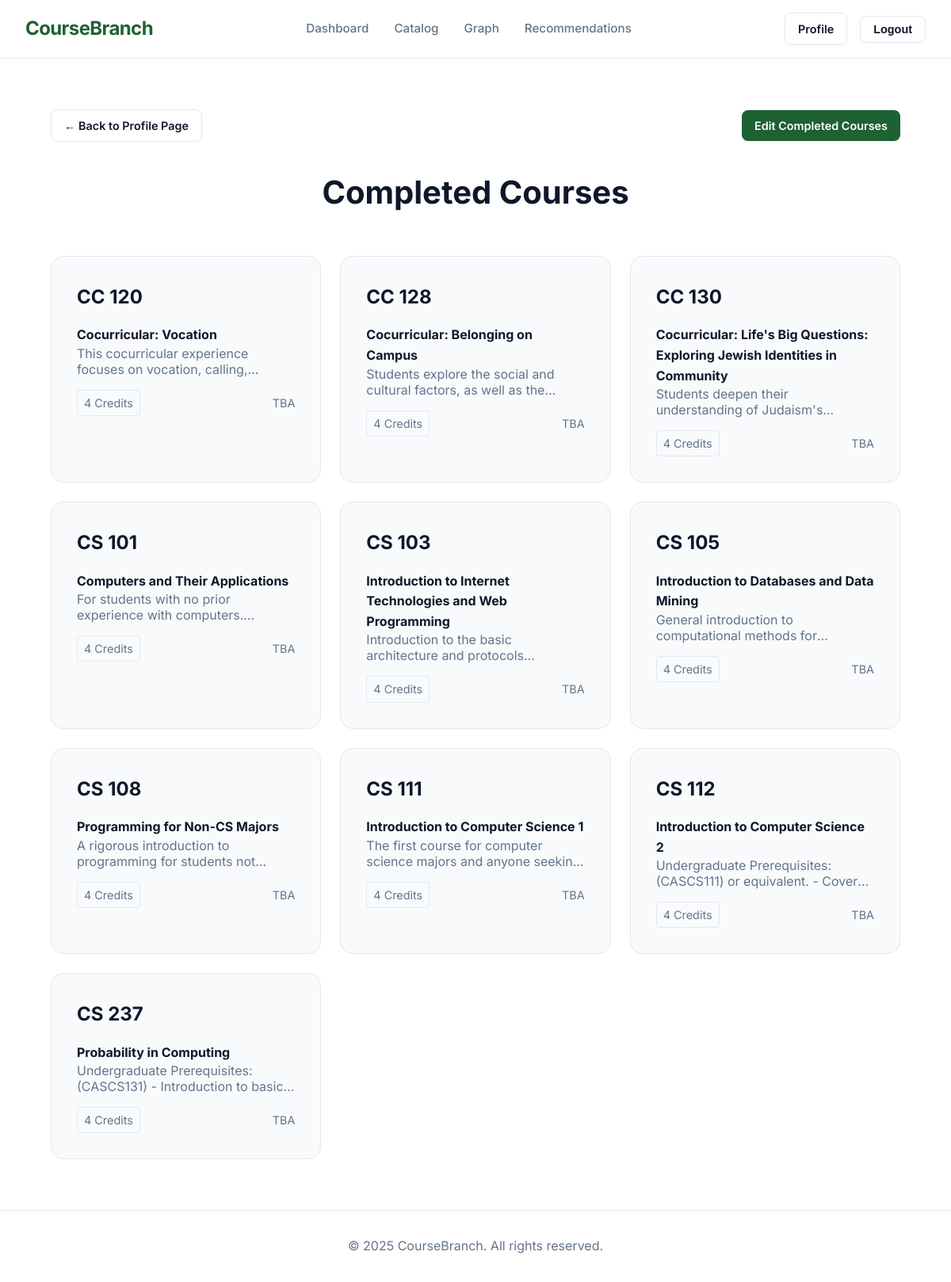
Page /profile/courses (signed in) on the committed database.
### catalog/models.py (models this page shows, shortened)
class Course(models.Model):
    college = models.ForeignKey(
        College, on_delete=models.CASCADE, related_name="courses"
    )
    code = models.CharField(max_length=20, unique=True)
    name = models.CharField(max_length=200)
    description = models.TextField()
    instructor = models.CharField(max_length=100)
    credits = models.IntegerField()
    prerequisites = models.ManyToManyField(
        'self',
        symmetrical=False,
        blank=True,
        related_name='required_for'
    )

### accounts/views.py (the view)
# urls.py: path('profile/courses', views.courses_view, name='completed_courses'),
@login_required
def courses_view(request):
    profile, _ = Profile.objects.get_or_create(user=request.user)
    filter_type = request.GET.get('filter', 'all')
    search_query = request.GET.get('q', '').strip()
    courses_qs = []
    if request.user.is_authenticated and hasattr(request.user, 'profile'):
        prof = request.user.profile
        courses_qs = prof.completed_courses.all()
    return render(request, "accounts/completed_courses.html", {
        "courses": courses_qs,
        "filter_type": filter_type,
        "search_query": search_query,
    })

### accounts/templates/accounts/completed_courses.html (shortened to what this page needs)
{% extends 'base.html' %}
{% load static %}
{% block extra_css %}
<link rel="stylesheet" href="{% static 'css/catalog.css' %}">
<link rel="stylesheet" href="{% static 'css/profile.css' %}">
<link rel="stylesheet" href="{% static 'css/catalog-pages.css' %}">
{% endblock %}
{% block content %}
<div class="catalog-container">
    <div class="completed-courses-header">
        <a href="{% url 'profile' %}" class="btn btn-outline">&larr; Back to Profile Page</a>
        <a href="{% url 'add_completed_courses' %}" class="btn btn-primary">Edit Completed Courses</a>
    </div>
    <div class="catalog-header">
        <h1>Completed Courses</h1>
    </div>
    <div class="courses-grid-4col">
        {% for course in courses %}
        <div class="feature-card catalog-course-card" onclick="window.location.href='{% url 'course_detail' course.code %}?filter={{ filter_type }}&q={{ search_query|urlencode }}'">
            <h3>{{ course.code }}</h3>
            <h4>{{ course.name }}</h4>
            <p>{{ course.description|truncatewords:20 }}</p>
            <div class="course-meta">
                <span class="badge">{{ course.credits }} Credits</span>
                <span class="instructor">{{ course.instructor }}</span>
            </div>
        </div>
        {% endfor %}
    </div>
</div>
{% endblock %}

### static/css/variables.css (style rules this page uses)
:root { --dark-emerald: #1e6133; --periwinkle: #d8dcff; --dark-wine: #7b2d26; --primary-color: var(--dark-emerald); --primary-hover: #145028; --secondary-color: var(--dark-wine); --accent-color: var(--periwinkle); --background-color: #ffffff; --surface-color: #f8fafc; --text-color: #0f172a; --text-muted: #64748b; --border-color: #e2e8f0; --font-main: 'Inter', sans-serif; --shadow-sm: 0 1px 2px 0 rgb(0 0 0 / 0.05); --shadow-md: 0 4px 6px -1px rgb(0 0 0 / 0.1), 0 2px 4px -2px rgb(0 0 0 / 0.1); --shadow-lg: 0 10px 15px -3px rgb(0 0 0 / 0.1), 0 4px 6px -4px rgb(0 0 0 / 0.1); --graph-bg: #0f172a; --graph-legend-bg: #ffffff; --graph-node-default: #64748b; --graph-node-selected: #a855f7; --graph-node-completed: #10b981; --graph-node-completed-border: #15803d; --graph-node-incomplete: #fbbf24; --graph-node-incomplete-border: #f59e0b; --graph-node-required: #e74c3c; --graph-node-required-border: #c0392b; --graph-node-text: #0f172a; --graph-node-border: #475569; --graph-edge-color: #94a3b8; --graph-edge-highlight: #0ea5e9; --graph-boundary-color: #8b5cf6; --graph-boundary-bg: rgba(139, 92, 246, 0.08); --graph-muted-node: #94a3b8; }

### static/css/style.css (style rules this page uses)
* { box-sizing: border-box; margin: 0; padding: 0; }
body { font-family: var(--font-main); background-color: var(--background-color); color: var(--text-color); line-height: 1.6; min-height: 100vh; display: flex; flex-direction: column; }
a { color: inherit; text-decoration: none; transition: color 0.2s; }
.btn { padding: 0.5rem 1rem; border-radius: 0.5rem; font-weight: 600; font-size: 0.9rem; cursor: pointer; transition: all 0.2s; border: none; }
.btn-primary { background-color: var(--primary-color); color: white; }
.btn-outline { background-color: transparent; border: 1px solid var(--border-color); color: var(--text-color); }
.feature-card { background-color: var(--surface-color); border: 1px solid var(--border-color); border-radius: 1rem; padding: 2rem; transition: transform 0.2s, border-color 0.2s; }
.feature-card h3 { font-size: 1.5rem; margin-bottom: 1rem; color: var(--text-color); }
.feature-card p { color: var(--text-muted); }

### static/css/catalog.css (style rules this page uses)
.catalog-container { max-width: 1200px; margin: 0 auto; padding: 2rem; }
.catalog-header { text-align: center; margin-bottom: 3rem; }
.catalog-header h1 { font-size: 2.5rem; margin-bottom: 1rem; color: var(--text-color); }
.course-meta { margin-top: 1rem; display: flex; justify-content: space-between; align-items: center; font-size: 0.9rem; color: var(--text-muted); }
.badge { background-color: var(--surface-color); border: 1px solid var(--border-color); padding: 0.25rem 0.5rem; border-radius: 0.25rem; }
.feature-card p { display: -webkit-box; -webkit-line-clamp: 2; -webkit-box-orient: vertical; overflow: hidden; text-overflow: ellipsis; max-height: 2.5em; line-height: 1.25em; }

### static/css/profile.css (style rules this page uses)
.courses-grid-4col { display: grid; grid-template-columns: repeat(4, 1fr); gap: 1.5rem; margin-top: 2rem; }
@media (max-width: 1200px) { .courses-grid-4col { grid-template-columns: repeat(3, 1fr); } }
.feature-card p { display: -webkit-box; -webkit-line-clamp: 2; -webkit-box-orient: vertical; overflow: hidden; text-overflow: ellipsis; }

### static/css/catalog-pages.css (style rules this page uses)
.catalog-course-card { cursor: pointer; }
.completed-courses-header { display: flex; justify-content: space-between; align-items: center; margin-bottom: 2rem; }

### rows in the picture
Course: code "CC 120", name "Cocurricular: Vocation", description "This cocurricular experience focuses on vocation,…", credits "4", instructor "TBA"
Course: code "CC 128", name "Cocurricular: Belonging on Campus", description "Students explore the social and cultural factors, as well as…", credits "4", instructor "TBA"
Course: code "CC 130", name "Cocurricular: Life's Big Questions: Exploring Jewish Identities in Community", description "Students deepen their understanding of…", credits "4", instructor "TBA"
Course: code "CS 101", name "Computers and Their Applications", description "For students with no prior experience with…", credits "4", instructor "TBA"
Course: code "CS 103", name "Introduction to Internet Technologies and Web Programming", description "Introduction to the basic architecture and…", credits "4", instructor "TBA"
Course: code "CS 105", name "Introduction to Databases and Data Mining", description "General introduction to computational methods…", credits "4", instructor "TBA"
Course: code "CS 108", name "Programming for Non-CS Majors", description "A rigorous introduction to programming for students…", credits "4", instructor "TBA"
Course: code "CS 111", name "Introduction to Computer Science 1", description "The first course for computer science majors and anyone…", credits "4", instructor "TBA"
Course: code "CS 112", name "Introduction to Computer Science 2", description "Undergraduate Prerequisites: (CASCS111) or equivalent. -…", credits "4", instructor "TBA"
Course: code "CS 237", name "Probability in Computing", description "Undergraduate Prerequisites: (CASCS131) - Introduction to…", credits "4", instructor "TBA"
